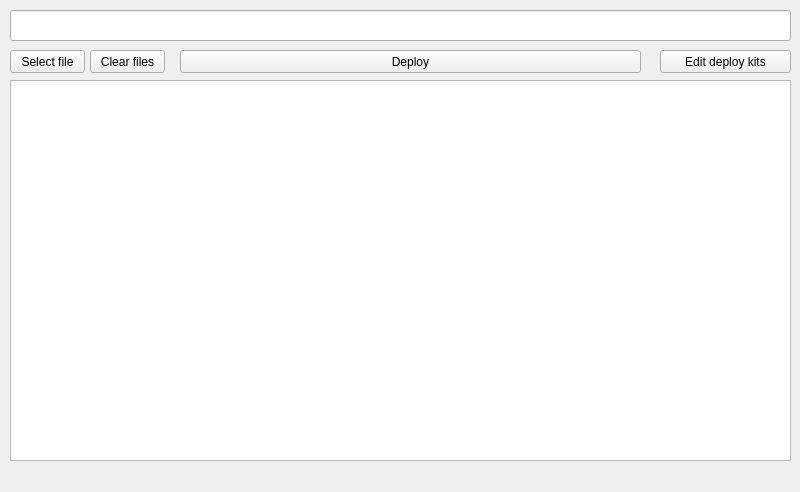
<?xml version="1.0" encoding="UTF-8"?>
<ui version="4.0">
 <class>Windeploy</class>
 <widget class="QMainWindow" name="Windeploy">
  <property name="geometry">
   <rect>
    <x>0</x>
    <y>0</y>
    <width>800</width>
    <height>492</height>
   </rect>
  </property>
  <property name="windowTitle">
   <string>Windeploy</string>
  </property>
  <widget class="QWidget" name="centralwidget">
   <widget class="QPushButton" name="pushButtonDeploy">
    <property name="geometry">
     <rect>
      <x>180</x>
      <y>50</y>
      <width>461</width>
      <height>23</height>
     </rect>
    </property>
    <property name="text">
     <string>Deploy</string>
    </property>
   </widget>
   <widget class="QPushButton" name="btnSelectFile">
    <property name="geometry">
     <rect>
      <x>10</x>
      <y>50</y>
      <width>75</width>
      <height>23</height>
     </rect>
    </property>
    <property name="text">
     <string>Select file</string>
    </property>
   </widget>
   <widget class="QPushButton" name="pushButtonClear">
    <property name="geometry">
     <rect>
      <x>90</x>
      <y>50</y>
      <width>75</width>
      <height>23</height>
     </rect>
    </property>
    <property name="text">
     <string>Clear files</string>
    </property>
   </widget>
   <widget class="QPushButton" name="btnDeployKits">
    <property name="geometry">
     <rect>
      <x>660</x>
      <y>50</y>
      <width>131</width>
      <height>23</height>
     </rect>
    </property>
    <property name="text">
     <string>Edit deploy kits</string>
    </property>
   </widget>
   <widget class="QTableWidget" name="tableWidget">
    <property name="geometry">
     <rect>
      <x>10</x>
      <y>80</y>
      <width>781</width>
      <height>381</height>
     </rect>
    </property>
   </widget>
   <widget class="QLineEdit" name="editFile">
    <property name="geometry">
     <rect>
      <x>10</x>
      <y>10</y>
      <width>781</width>
      <height>31</height>
     </rect>
    </property>
    <property name="font">
     <font>
      <pointsize>12</pointsize>
     </font>
    </property>
   </widget>
  </widget>
  <widget class="QMenuBar" name="menubar">
   <property name="geometry">
    <rect>
     <x>0</x>
     <y>0</y>
     <width>800</width>
     <height>21</height>
    </rect>
   </property>
  </widget>
 </widget>
 <resources/>
 <connections/>
</ui>
